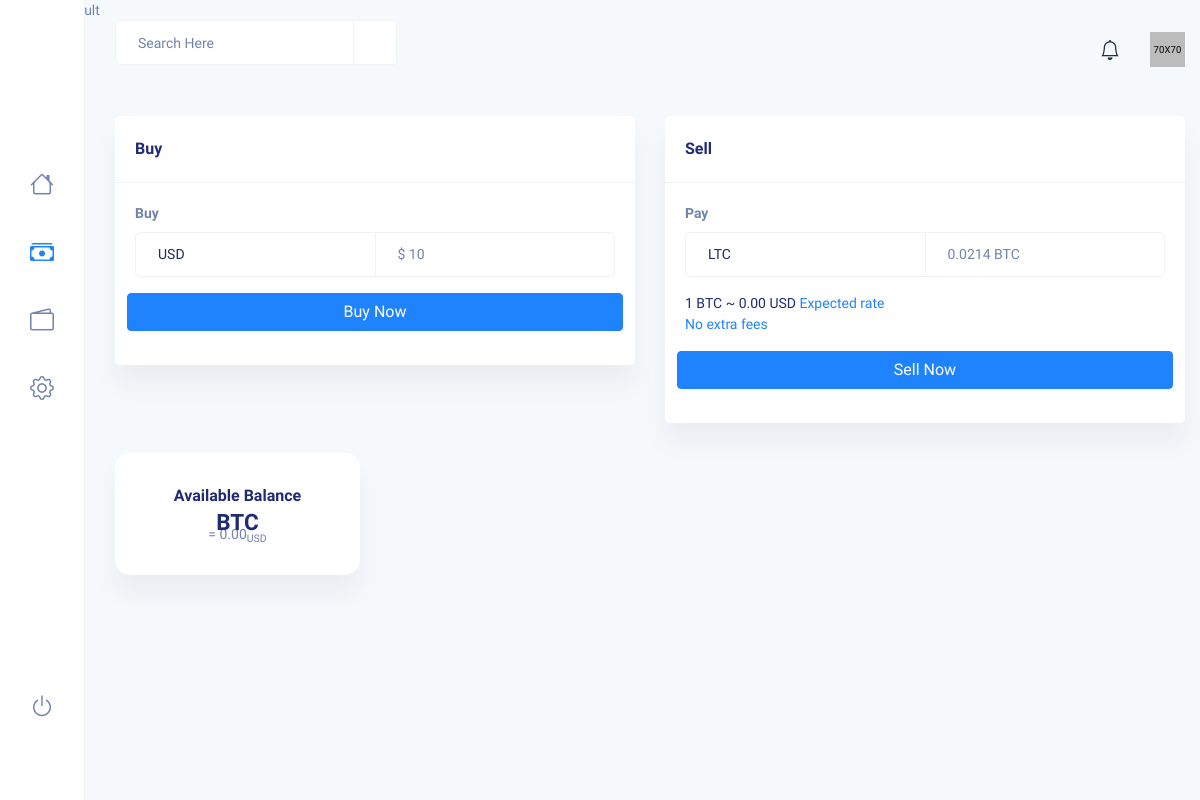
/Wallet/tradeLTC.php (signed in), run on an earlier commit of the app's database.
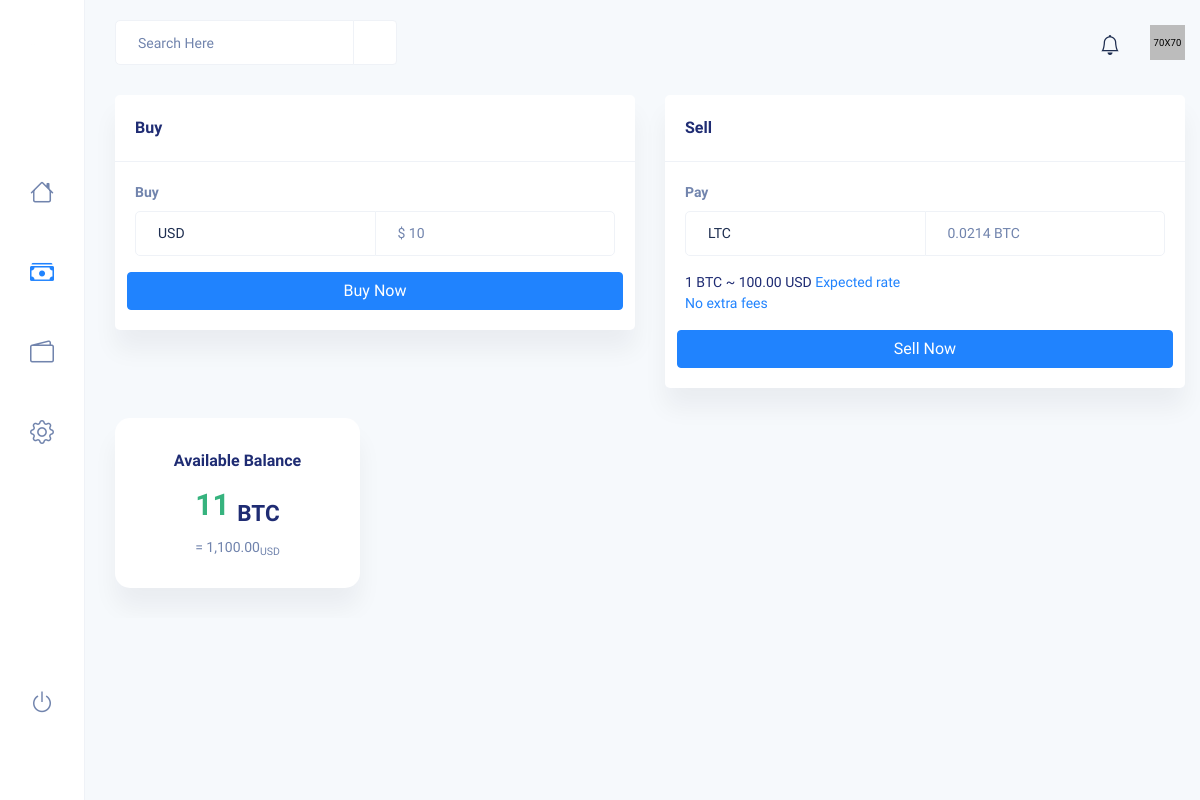
And on a later commit of the database.
### tables this page shows
CREATE TABLE `LiteCoin` (
  `ID` int(11) NOT NULL,
  `value` int(11) DEFAULT NULL
);

CREATE TABLE `BitcoinWallet` (
  `ID` int(11) NOT NULL,
  `ammount` int(11) DEFAULT NULL,
  `Address` varchar(40) NOT NULL
);

### Wallet/tradeLTC.php (the view, shortened to what this page needs)
<?php
$connection = mysqli_connect("localhost","root","","Cripto");
$ID = $_SESSION['id'];
global $lastValue;
global $criptoWallet;
$btc = "SELECT * FROM LiteCoin ORDER BY ID DESC LIMIT 1";
$resultbtc = mysqli_query($connection, $btc);
if (mysqli_num_rows($resultbtc) > 0) {
    while($row = mysqli_fetch_assoc($resultbtc)) {
        $lastValue = $row["value"];
    }
} else {
    echo "0 results";
}
$cripto = "SELECT * FROM BitcoinWallet WHERE ID = '$ID'";
$resultwallet = mysqli_query($connection, $cripto);
if (mysqli_num_rows($resultwallet) > 0) {
    while($row = mysqli_fetch_assoc($resultwallet)) {
        $criptoWallet = $row["ammount"];
    }
} else {
    echo "0 results";
}
?>
<!DOCTYPE html>
<html lang="en">
<head>
    <link rel="stylesheet" href="../css/style.css" />
</head>
<body class="dashboard">
<div id="main-wrapper">
    <div class="header bg-light">
        <div class="container-fluid">
            <div class="row">
                <div class="col-xxl-12">
                    <div class="header-content">
                        <div class="header-left">
                            <div class="search">
                                <form action="#">
                                    <div class="input-group">
                                        <input
                                            type="text"
                                            class="form-control"
                                            placeholder="Search Here"
                                        />
                                        <span class="input-group-text"
                                        ><i class="icofont-search"></i
                                            ></span>
                                    </div>
                                </form>
                            </div>
                        </div>
                        <div class="header-right">
                            <div class="notification dropdown">
                                <div class="notify-bell" data-toggle="dropdown">
                                    <span><i class="bi bi-bell"></i></span>
                                </div>
                            </div>
                            <div class="profile_log dropdown">
                                <div class="user" data-toggle="dropdown">
                      <span class="thumb"
                      ><img src="../images/profile/2.png" alt=""
                          /></span>
                                </div>
                            </div>
                        </div>
                    </div>
                </div>
            </div>
        </div>
    </div>
    <div class="sidebar">
        <div class="brand-logo">
            <a href="../index.php"
            ><img src="../images/logow.png" alt="" width="30" />
            </a>
        </div>
        <div class="menu">
            <ul>
                <li>
                    <a
                        href="../User/dashboard.php"
                        data-toggle="tooltip"
                        data-placement="right"
                        title="Home"
                    >
                        <span><i class="bi bi-house"></i></span>
                    </a>
                </li>
                <li>
                    <a
                        href="tradeLTC.php"
                        data-toggle="tooltip"
                        data-placement="right"
                        title="Trade"
                    >
                        <span><i class="bi bi-cash-stack"></i></span>
                    </a>
                </li>
                <li>
                    <a
                        href="wallet.php"
                        data-toggle="tooltip"
                        data-placement="right"
                        title="Wallet"
                    >
                        <span><i class="bi bi-wallet2"></i></span>
                    </a>
                </li>
                <li>
                    <a
                        href="../User/settings-profile.php"
                        data-toggle="tooltip"
                        data-placement="right"
                        title="Settings"
                        id="settings"
                    >
                        <span><i class="bi bi-gear"></i></span>
                    </a>
                </li>
                <li class="logout">
                    <a
                        href="../login/signin.php"
                        data-toggle="tooltip"
                        data-placement="right"
                        title="Signout"
                    >
                        <span><i class="bi bi-power"></i></span>
                    </a>
                </li>
            </ul>
            <p class="copyright">&#169; <a href="#">Qkit</a></p>
        </div>
    </div>
    <div class="content-body">
        <div class="container-fluid">
            <div class="row">
                <div class="col-xxl-3 col-xl-6">
                    <div class="card">
                        <div class="card-header">
                            <h4 class="card-title">Buy</h4>
                        </div>
                        <div class="card-body">
                            <form
                                name="myform"
                                class="currency_validate trade-form row g-3"
                                action="buyLTC.php"
                                method="post"
                            >
                                <div class="col-12">
                                    <label class="form-label">Buy</label>
                                    <div class="input-group">
                                        <select class="form-control" name="buy_currency">
                                            <option value="USD">USD</option>
                                        </select>
                                        <input
                                            type="number"
                                            class="form-control"
                                            placeholder="$ 10"
                                            name="buy"
                                        />
                                    </div>
                                </div>
                                <button type="submit" class="btn btn-primary btn-block" name="BuyCripto">Buy Now</button>
                            </form>
                        </div>
                    </div>
                </div>
                <div class="col-xxl-3 col-xl-6">
                    <div class="card">
                        <div class="card-header">
                            <h4 class="card-title">Sell</h4>
                        </div>
                        <div class="card-body">
                            <form
                                name="myform"
                                class="currency_validate trade-form row g-3"
                                action="buybtc.php"
                                method="post"
                            >
                                <div class="col-12">
                                    <label class="form-label">Pay</label>
                                    <div class="input-group">
                                        <select class="form-control" name="method">
                                            <option value="bank">LTC</option>
                                        </select>
                                        <input
                                            type="number"
                                            name="sellval"
                                            class="form-control"
                                            placeholder="0.0214 BTC"
                                        />
                                    </div>
                                </div>
                                <p class="mb-0">
                                    1 BTC ~ <?php
                                    echo number_format($lastValue,2);?> USD
                                    <a href="#">Expected rate <br />No extra fees</a>
                                </p>
                                <button type="submit" class="btn btn-primary btn-block" name="SellCripto">Sell Now</button>
                            </form>
                        </div>
                    </div>
                </div>
                <div class="col-xxl-3 col-xl-3 col-lg-6 col-md-6 col-sm-6">
                    <div class="wallet-widget card">
                        <h5>Available Balance</h5>
                        <h2><span class="text-success"><?php
                                echo $criptoWallet;
                                ?></span> <sub>BTC</sub></h2>
                        <p>= <?php
                            echo number_format(floatval($criptoWallet) * floatval($lastValue),2);
                            ?><sub>USD</sub></p>
                    </div>
                </div>
</body>
</html>

What changed in the data, as far as the page shows it:
added litecoin: value "100.00"
added bitcoinwallet: ammount "11", floatval($criptoWallet)*floatval($lastValue) "1,100.00"
Also different on the page:
$lastValue: "0.00" → (not shown)
floatval($criptoWallet) * floatval($lastValue): "0.00" → (not shown)
text no longer shown: "0 results"
